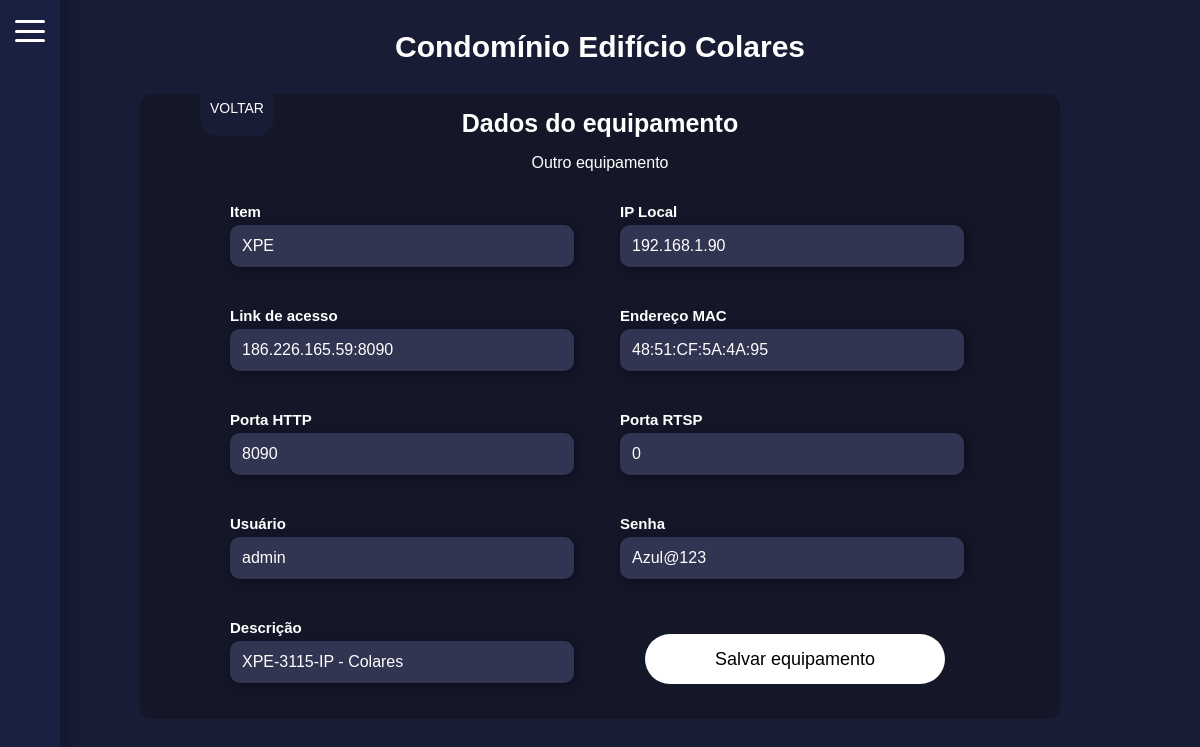
The app's page /listar_equips/edit_equip/1/Outro/ with its own data.
### mainApp/models.py (models this page shows, shortened)
class Conds(models.Model):
    name = models.CharField(max_length=100)
    created_at = models.DateTimeField(auto_now_add=True)
    endereco = models.CharField(max_length=200)

class Itens_outro(models.Model):
    cond_id = models.ForeignKey(Conds, on_delete=models.CASCADE, related_name='itens_outro', verbose_name="Condomínio")
    item = models.CharField(max_length=100, verbose_name="Item")
    iplocal = models.CharField(max_length=15, verbose_name="IP Local")
    link = models.CharField(max_length=100, verbose_name="Link de acesso")
    mac = models.CharField(max_length=17, verbose_name="Endereço MAC")
    rtsp = models.PositiveIntegerField(verbose_name="Porta RTSP")
    http = models.PositiveIntegerField(verbose_name="Porta HTTP")
    user = models.CharField(max_length=50, verbose_name="Usuário")
    senha = models.CharField(max_length=50, verbose_name="Senha")
    desc = models.CharField(max_length=100, verbose_name="Descrição")
    data = models.DateTimeField(auto_now=True)

### mainApp/views.py (the view)
# urls.py: path('listar_equips/edit_equip/<int:equipamento_id>/<str:tipo>/', views.edit_equip, name='edit_equip'), # editar equipamento
def edit_equip(request, equipamento_id, tipo):
    tipo_map = {
        'Facial': {'modelo': Itens_facial, 'form': FacialForm, 'template': 'equip-forms/editar_facial.html'},
        'DVR': {'modelo': Itens_dvr, 'form': DVRForm, 'template': 'equip-forms/editar_dvr.html'},
        'Outro': {'modelo': Itens_outro, 'form': OutroForm, 'template': 'equip-forms/editar_outro.html'},
    }
    if tipo not in tipo_map:
        messages.error(request, 'Tipo de equipamento inválido.')
        return redirect('listar_equips')
    config = tipo_map[tipo]
    equipamento = get_object_or_404(config['modelo'], id=equipamento_id)
    if request.method == 'POST':
        form = config['form'](request.POST, instance=equipamento)
        if form.is_valid():
            equipamento_editado = form.save(commit=False)
            from django.utils import timezone
            equipamento_editado.data = timezone.now()  # Atualiza a data
            equipamento_editado.save()
            messages.success(request, f'Equipamento {equipamento.item} atualizado com sucesso!')
            return redirect('listar_equips')
        else:
            messages.error(request, 'Erro ao atualizar equipamento. Verifique os dados.')
    else:
        form = config['form'](instance=equipamento)
    context = {
        'form': form,
        'equipamento': equipamento,
        'tipo': tipo,
        'condominio': equipamento.cond_id
    }
    return render(request, config['template'], context)

### mainApp/forms.py
class OutroForm(forms.ModelForm):
    class Meta:
        model = Itens_outro
        fields = ['item', 'iplocal', 'link', 'mac', 'http', 'rtsp', 'user', 'senha', 'desc']
        widgets = {
            'item': forms.TextInput(attrs={
                'class': 'form-control'
            }),
            'iplocal': forms.TextInput(attrs={
                'class': 'form-control'
            }),
            'link': forms.TextInput(attrs={
                'class': 'form-control'
            }),
            'mac': forms.TextInput(attrs={
                'class': 'form-control'
            }),
            'http': forms.NumberInput(attrs={
                'class': 'form-control'
            }),
            'user': forms.TextInput(attrs={
                'class': 'form-control'
            }),
            'senha': forms.TextInput(attrs={
                'class': 'form-control'
            }),
            'desc': forms.TextInput(attrs={
                'class': 'form-control'
            }),
        }

### mainApp/templates/equip-forms/editar_outro.html (shortened to what this page needs)
<!DOCTYPE html>
<html lang="pt-br">
<head>
</head>
<body>
    <a onClick="goBack()" class="btn-home">VOLTAR</a>
    <div id="container">
        <p class="title">Condomínio {{ condominio.name }}</p>
        <div id="bar">
            <label for="menu-toggle" class="menu-btn">
                <span></span>
                <span></span>
                <span></span>
            </label>
            <div class="slide-menu">
                <ul>
                </ul>
            </div>
        </div>
        <form action="" method="post">
            <p class="title-p">Dados do equipamento</p>
            <p>Outro equipamento</p>
            <div class="form-group">
                <div class="form-column">
                    <label for="{{ form.item.id_for_label }}">{{ form.item.label }}</label>
                    {{ form.item }}
                </div>
                <div class="form-column">
                    <label for="{{ form.iplocal.id_for_label }}">{{ form.iplocal.label }}</label>
                    {{ form.iplocal }}
                </div>
            </div>
            <div class="form-group">
                <div class="form-column">
                    <label for="{{ form.link.id_for_label }}">{{ form.link.label }}</label>
                    {{ form.link }}
                </div>
                <div class="form-column">
                    <label for="{{ form.mac.id_for_label }}">{{ form.mac.label }}</label>
                    {{ form.mac }}
                </div>
            </div>
            <div class="form-group">
                <div class="form-column">
                    <label for="{{ form.http.id_for_label }}">{{ form.http.label }}</label>
                    {{ form.http }}
                </div>
                <div class="form-column">
                    <label for="{{ form.rtsp.id_for_label }}">{{ form.rtsp.label }}</label>
                    {{ form.rtsp }}
                </div>
            </div>
            <div class="form-group">
                <div class="form-column">
                    <label for="{{ form.user.id_for_label }}">{{ form.user.label }}</label>
                    {{ form.user }}
                </div>
                <div class="form-column">
                    <label for="{{ form.senha.id_for_label }}">{{ form.senha.label }}</label>
                    {{ form.senha }}
                </div>
            </div>
            <div class="form-group">
                <div class="form-column">
                    <label for="{{ form.desc.id_for_label }}">{{ form.desc.label }}</label>
                    {{ form.desc }}
                </div>
                <div class="form-column">
                    <button type="submit">Salvar equipamento</button>
                </div>
            </div>
        </form>
    </div>
</body>
</html>

### mainApp/templates/equip-forms/editar_outro.html (style rules this page uses)
body { margin: 0; font-family: Arial, sans-serif; background: #181c34; color: white; }
#container { display: flex; flex-direction: column; align-items: center; justify-content: center; }
.menu-btn { position: fixed; top: 20px; left: 15px; width: 30px; height: 22px; cursor: pointer; z-index: 1002; display: flex; flex-direction: column; justify-content: space-between; }
.menu-btn span { display: block; height: 3px; width: 30px; background: #fff; border-radius: 3px; transition: 0.3s; }
.slide-menu { position: fixed; top: 0; left: -190px; width: 250px; height: 100%; background: #1a2041; color: white; transition: left 0.3s ease; padding-top: 40px; z-index: 1001; box-shadow: 5px -10px 10px #12162d; }
.slide-menu ul, li { padding-top: 10px; padding-left: 5px; padding-right: 60px; padding-bottom: 10px; }
.slide-menu ul { align-content: space-evenly; }
.slide-menu ul { list-style-type: none; }
form { margin: 20px auto; border-radius: 12px; background: #141727; width: 80%; max-width: 900px; display: flex; flex-direction: column; align-items: center; padding: 10px; }
.form-group { display: flex; justify-content: center; gap: 40px; margin-bottom: 25px; width: 100%; max-width: 800px; }
.form-column { display: flex; flex-direction: column; flex: 1; max-width: 350px; }
.form-column label { font-size: 15px; margin-bottom: 8px; color: #fff; font-weight: bold; }
.form-group label { font-size: 15px; margin-top: 15px; margin-bottom: 5px; margin-right: 10px; color: #fff; text-align: left; }
.form-group input { padding: 12px; border-radius: 10px; border: 1px solid #ccc; background: #313551; color: white; font-size: 16px; border: none; margin-right: 30px; width: 320px; box-shadow: 2px 2px 10px #0c0e1e; }
form button { background: white; font-size: 18px; width: 300px; height: 50px; margin-top: 30px; border-radius: 30px; border: none; align-self: center; }
.btn-home { margin: 80px 200px; padding: 20px 10px; font-size: 14px; background: #181c34; color: white; text-align: center; position: absolute; border-radius: 18px; }
.title-p { font-size: 25px; margin: 5px auto; margin-bottom: 0; font-weight: bold; }
.title { font-size: 30px; text-align: center; font-weight: bold; margin-bottom: 10px; }

### records on screen
Conds: name "Edifício Colares"
Itens_outro: item "XPE", iplocal "192.168.1.90", link "186.226.165.59:8090", mac "48:51:CF:5A:4A:95", http "8090", rtsp "0", user "admin", senha "Azul@123", desc "XPE-3115-IP - Colares"
